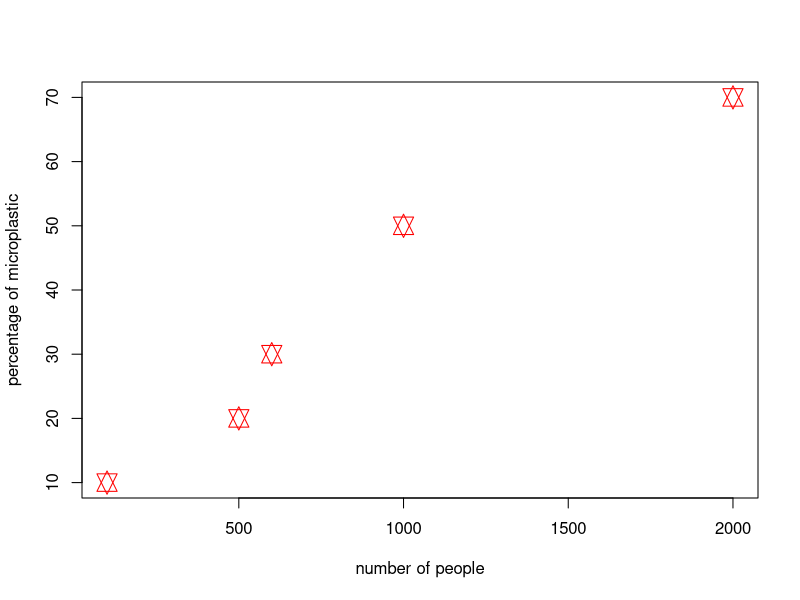

The R source for this figure:
# comment!!!!!!!!

# R as a calculator
3 + 5

#object assignment
asia <- 3 + 5
#showing results
asia

#arrays
sophi <- c(10, 20, 30, 50, 70) #microplastics
# function(argument1, argument2, argument3)
paula <- c(100, 500, 600, 1000, 2000) #people
plot(paula, sophi, xlab = "number of people", ylab="percentage of microplastic", pch= 11, cex=2, col="red")
#or you can assign paula and sophi to new objects

